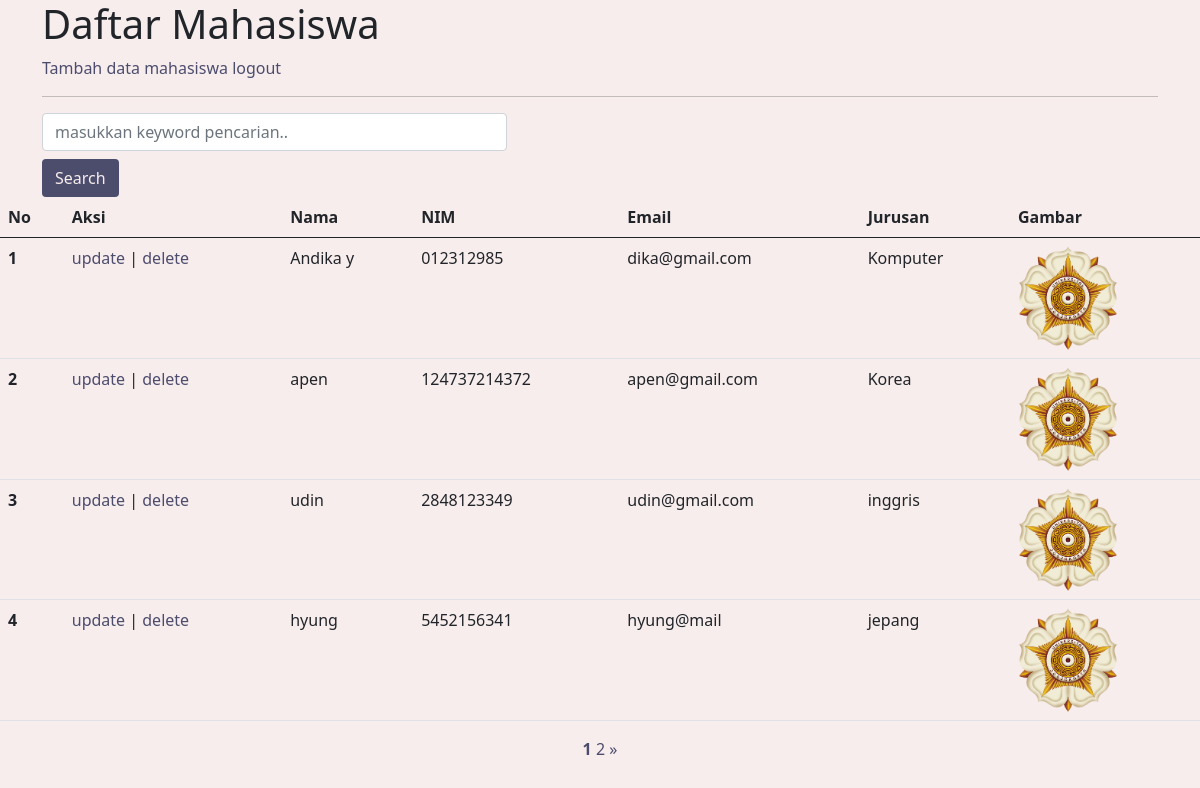
The app's page /index.php (signed in) with its own data.
### tables this page shows
CREATE TABLE `mahasiswa` (
  `id` int(11) NOT NULL,
  `nama` varchar(30) NOT NULL,
  `nim` varchar(15) NOT NULL,
  `email` varchar(20) NOT NULL,
  `jurusan` varchar(20) NOT NULL,
  `gambar` varchar(20) NOT NULL
);

### functions.php (called while the page is built, shortened)
<?php
$conn = mysqli_connect("localhost", "root", "", "phpdasar");
function query($query){
    global $conn;
    $result = mysqli_query($conn, $query);
    $rows = [];
    while($row = mysqli_fetch_assoc($result)){
        $rows[] = $row;
    }
    return $rows;
}
?>

### index.php (the view, shortened to what this page needs)
<?php
require 'functions.php';
$dataPerHalaman = 4;
$jumlahData = count(query("SELECT * FROM mahasiswa"));
$jumlahHalaman = ceil($jumlahData / $dataPerHalaman);
$halamanAktif = (isset($_GET["halaman"])) ? $_GET["halaman"] : 1;
$awalData = ($dataPerHalaman * $halamanAktif) - $dataPerHalaman;
$students = query("SELECT * FROM mahasiswa LIMIT $awalData, $dataPerHalaman");
?>
<!DOCTYPE html>
<html lang="en">
<head>
    <link href="https://cdn.jsdelivr.net/npm/bootstrap@5.0.2/dist/css/bootstrap.min.css" rel="stylesheet">
</head>
<body>
    <div class="container-md head">
        <h1>Daftar Mahasiswa</h1>
        <a href="insert.php">Tambah data mahasiswa</a>
        <a href="logout.php">logout</a>
        <hr>
        <form action="" method="post">
            <div class="col-5 mb-2">
                <input type="text" name="keyword" id="" class="form-control" autofocus placeholder="masukkan keyword pencarian.." autocomplete="off">
            </div>
            <button type="submit" name="search" class="btn">Search</button>
        </form>
    </div>
    <table class="table table table-hover">
        <thead>
            <tr>
            <th scope="col">No</th>
            <th scope="col">Aksi</th>
            <th scope="col">Nama</th>
            <th scope="col">NIM</th>
            <th scope="col">Email</th>
            <th scope="col">Jurusan</th>
            <th scope="col">Gambar</th>
            </tr>
        </thead>
        <tbody>
            <?php $i = 1; ?>
            <?php foreach($students as $student) : ?>
            <tr>
                <th scope="row"><?= $i ?></th>
                <td><a href="update.php?id=<?= $student["id"]; ?>">update</a> | <a href="delete.php?id=<?= $student["id"]; ?>" onclick="return confirm('yakin?');">delete</a></td>
                <td><?= $student["nama"]; ?></td>
                <td><?= $student["nim"]; ?></td>
                <td><?= $student["email"]; ?></td>
                <td><?= $student["jurusan"]; ?></td>
                <td><img src="gambar/ugm.png" alt="" width=100px></td>
            </tr>
            <?php $i++; ?>
            <?php endforeach; ?>
        </tbody>
    </table>
    <div class="container text-center">
        <?php for($i = 1; $i <= $jumlahHalaman; $i++) : ?>
            <?php if($i == $halamanAktif) : ?>
                <a href="?halaman=<?= $i; ?>" style="font-weight: bold;"><?= $i; ?></a>
            <?php else: ?>
                <a href="?halaman=<?= $i; ?>"><?= $i; ?></a>
            <?php endif; ?>
        <?php endfor; ?>
        <?php if($halamanAktif < $jumlahHalaman) : ?>
            <a href="?halaman=<?= $halamanAktif + 1; ?>">&raquo;</a>
        <?php endif; ?>
    </div>
</body>
</html>

### index.php (style rules this page uses)
body { background-color: #F8EDED; }
a { color : #4C4C6D; text-decoration: none; }
.head button { color: #F8EDED; background-color: #4C4C6D; }

### records on screen
mahasiswa: nama "Andika y", nim "012312985", email "dika@gmail.com", jurusan "Komputer"
mahasiswa: nama "apen", nim "124737214372", email "apen@gmail.com", jurusan "Korea"
mahasiswa: nama "udin", nim "2848123349", email "udin@gmail.com", jurusan "inggris"
mahasiswa: nama "hyung", nim "5452156341", email "hyung@mail", jurusan "jepang"
